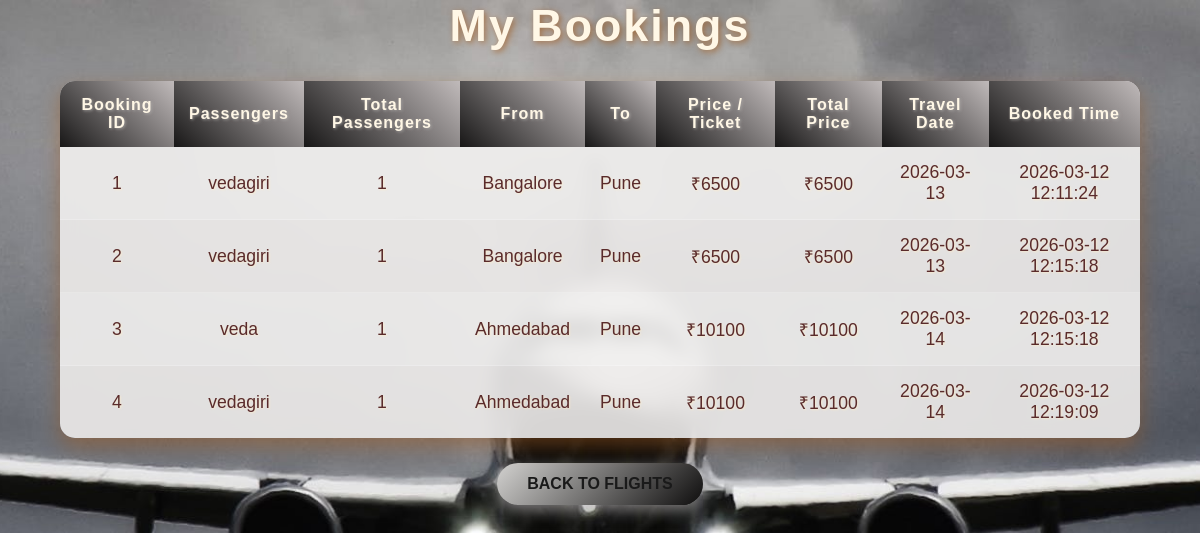
The page /bookings (signed in) on the database its author committed.
### main1.py (models this page shows)
class Booking(db.Model):
    id = db.Column(db.Integer, primary_key=True)
    flight_id = db.Column(db.Integer, db.ForeignKey('flight.id'), nullable=False)
    flight = db.relationship('Flight', backref=db.backref('bookings', lazy=True))
    passenger_names = db.Column(db.String(500), nullable=False)  # comma-separated
    travel_date = db.Column(db.String(20), nullable=False)
    username = db.Column(db.String(80), nullable=False)
    date_booked = db.Column(db.String(50), default=datetime.datetime.now().strftime("%Y-%m-%d %H:%M:%S"))

class Flight(db.Model):
    id = db.Column(db.Integer, primary_key=True)
    from_city = db.Column(db.String(50), nullable=False)
    to_city = db.Column(db.String(50), nullable=False)
    price = db.Column(db.Integer, nullable=False)
    seats_available = db.Column(db.Integer, nullable=False)

### main1.py (the view)
@app.route("/bookings")
def bookings():
    if "username" not in session:
        return redirect(url_for("login"))
    user_bookings = Booking.query.filter_by(username=session["username"]).all()
    return render_template("bookings.html", bookings=user_bookings, username=session["username"])

### templates/bookings.html (shortened to what this page needs)
<!DOCTYPE html>
<html>
<head>
    <link rel="stylesheet" href="{{ url_for('static', filename='bookings.css') }}">
</head>
<body>
<h1>My Bookings</h1>
<table>
    <tr>
        <th>Booking ID</th>
        <th>Passengers</th>
        <th>Total Passengers</th>
        <th>From</th>
        <th>To</th>
        <th>Price / Ticket</th>
        <th>Total Price</th>
        <th>Travel Date</th>
        <th>Booked Time</th>
    </tr>
    {% for booking in bookings %}
    <tr>
        <td>{{ booking.id }}</td>
        <td>
            {% for name in booking.passenger_names.split(',') %}
                {{ name }}<br>
            {% endfor %}
        </td>
        <td>{{ booking.passenger_names.split(',')|length }}</td>
        <td>{{ booking.flight.from_city }}</td>
        <td>{{ booking.flight.to_city }}</td>
        <td>₹{{ booking.flight.price }}</td>
        <td>₹{{ booking.flight.price * (booking.passenger_names.split(',')|length) }}</td>
        <td>{{ booking.travel_date }}</td>
        <td>{{ booking.date_booked }}</td>
    </tr>
    {% endfor %}
</table>
<a href="{{ url_for('home') }}" class="back-btn">Back to Flights</a>
</body>
</html>

### static/bookings.css (style rules this page uses)
* { margin: 0; padding: 0; box-sizing: border-box; font-family: 'Poppins', sans-serif; }
body { color: #fff7e6; text-align: center; min-height: 100vh; overflow-x: hidden; display: flex; flex-direction: column; align-items: center; background: url('images/index.jpg') no-repeat center center fixed; background-size: cover; position: relative; }
h1 { font-size: 2.8rem; margin-bottom: 30px; color: #fff7e6; letter-spacing: 2px; text-shadow: 2px 2px 6px rgba(160, 90, 30, 0.7); text-align: center; }
table { width: 90%; border-collapse: collapse; background: rgba(238, 236, 234, 0.9); backdrop-filter: blur(8px); border-radius: 15px; overflow: hidden; box-shadow: 0 8px 20px rgba(160, 90, 30, 0.5); display: block; overflow-x: auto; }
th { background: linear-gradient(45deg, #181717, #c0baba); color: #fff7e6; font-weight: 700; letter-spacing: 1px; text-shadow: 1px 1px 3px rgba(184, 180, 176, 0.7); padding: 15px; text-align: center; }
td { color: #5a2b2b; text-shadow: 1px 1px 2px rgba(255, 236, 200, 0.7); padding: 15px; text-align: center; border-bottom: 1px solid rgba(255, 255, 255, 0.2); font-size: 1.1rem; }
tr:nth-child(even) { background-color: rgba(255, 255, 255, 0.15); }
tr:last-child td { border-bottom: none; }
.back-btn { display: inline-block; text-align: center; padding: 12px 30px; margin-top: 25px; border-radius: 25px; font-weight: 600; color: #1a1a1a; background: linear-gradient(135deg, #d3d2d0, #0e0d0d); text-decoration: none; box-shadow: 0 5px 15px rgba(241, 237, 237, 0.5); transition: all 0.3s ease; text-transform: uppercase; }

### rows shown on the page
Booking: id "1", passenger_names "vedagiri", passenger_names.split|length "1", flight.from_city "Bangalore", flight.to_city "Pune", flight.price "6500", flight|length "6500", travel_date "2026-03-13", date_booked "2026-03-12 12:11:24"
Booking: id "2", passenger_names "vedagiri", passenger_names.split|length "1", flight.from_city "Bangalore", flight.to_city "Pune", flight.price "6500", flight|length "6500", travel_date "2026-03-13", date_booked "2026-03-12 12:15:18"
Booking: id "3", passenger_names "veda", passenger_names.split|length "1", flight.from_city "Ahmedabad", flight.to_city "Pune", flight.price "10100", flight|length "10100", travel_date "2026-03-14", date_booked "2026-03-12 12:15:18"
Booking: id "4", passenger_names "vedagiri", passenger_names.split|length "1", flight.from_city "Ahmedabad", flight.to_city "Pune", flight.price "10100", flight|length "10100", travel_date "2026-03-14", date_booked "2026-03-12 12:19:09"
